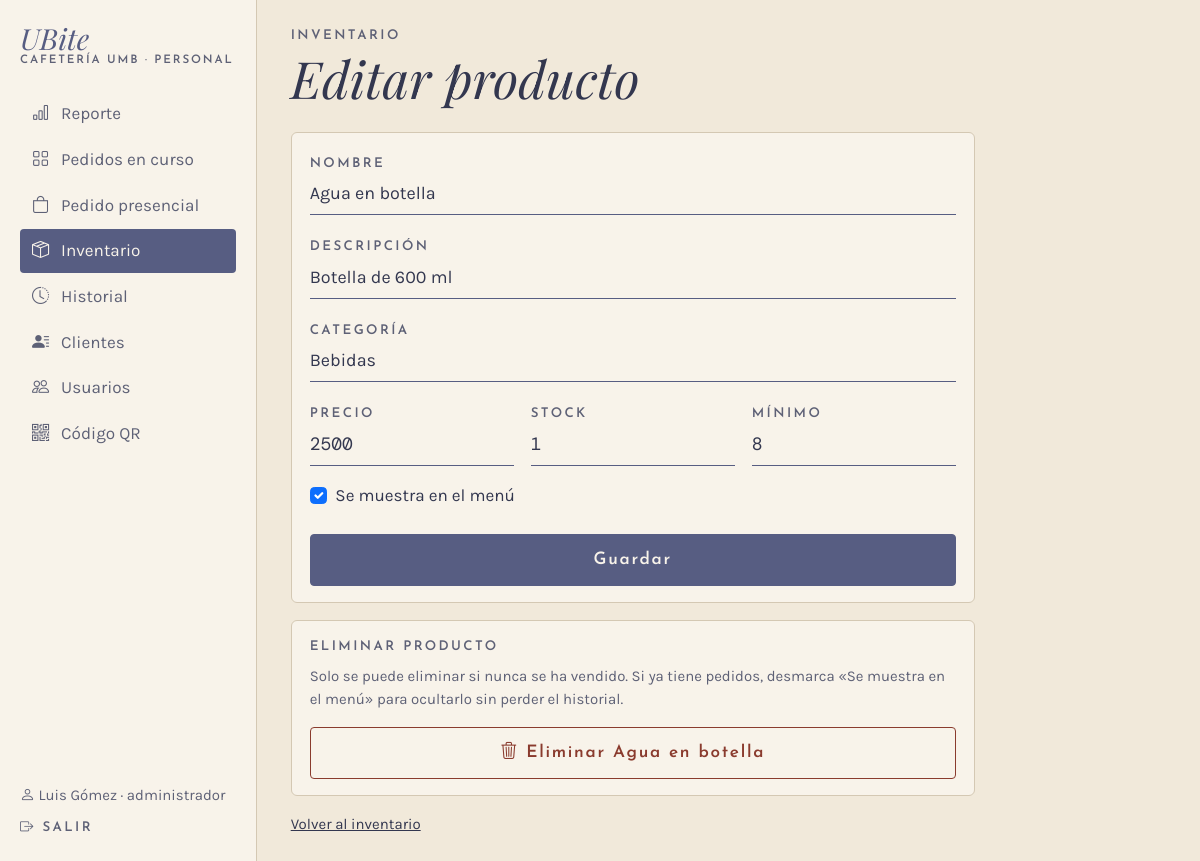
Page /inventario/producto/1 (signed in) on the earlier database version.
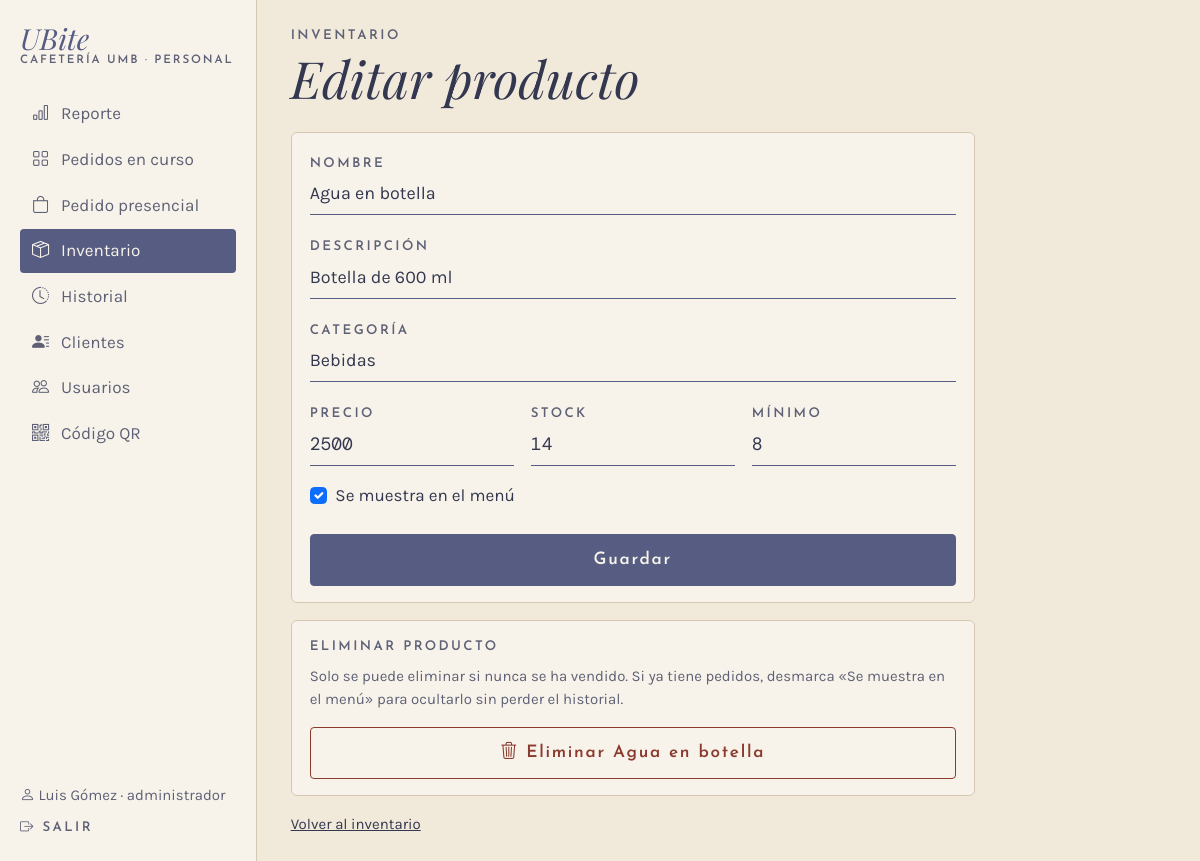
Same page on the later database version.
### app/models.py (models this page shows, shortened)
class Producto(db.Model):
    __tablename__ = "producto"
    __table_args__ = (
        db.CheckConstraint("precio > 0", name="ck_producto_precio"),
        db.CheckConstraint("stock_actual >= 0", name="ck_producto_stock"),
        db.CheckConstraint("stock_minimo >= 0", name="ck_producto_minimo"),
    )
    id_producto = db.Column(db.Integer, primary_key=True, autoincrement=True)
    nombre = db.Column(db.Text, nullable=False)
    descripcion = db.Column(db.Text)
    precio = db.Column(db.Float, nullable=False)
    stock_actual = db.Column(db.Integer, nullable=False, default=0)
    stock_minimo = db.Column(db.Integer, nullable=False, default=0)
    activo = db.Column(db.Boolean, nullable=False, default=True)
    id_categoria = db.Column(db.Integer, db.ForeignKey("categoria.id_categoria"), nullable=False)
    categoria = db.relationship("Categoria", back_populates="productos")

### app/routes/inventario.py (the view, shortened to what this page needs)
@bp.route("/producto/nuevo", methods=["GET", "POST"])
@bp.route("/producto/<int:id_producto>", methods=["GET", "POST"])
@rol_requerido("administrador")
def producto(id_producto=None):
    p = db.session.get(Producto, id_producto) if id_producto else None
    if id_producto and p is None:
        return redirect(url_for("inventario.lista"))
    datos = request.form if request.method == "POST" else None
    return render_template("inventario/producto.html", p=p, datos=datos,
                           categorias=Categoria.query.order_by(Categoria.nombre).all(),
                           es_admin=current_user.rol == "administrador")

### app/__init__.py (called while the page is built)
@login_manager.user_loader
def cargar_usuario(id_usuario):
    from .models import Usuario
    return db.session.get(Usuario, int(id_usuario))

### app/database.py (called while the page is built)
@event.listens_for(Engine, "begin")
def _iniciar(conexion):
    conexion.exec_driver_sql("BEGIN IMMEDIATE" if _escritura.get() else "BEGIN")

### app/models.py (called while the page is built)
    @property
    def is_active(self):
        return bool(self.activo)

### app/routes/__init__.py (called while the page is built)
def rol_requerido(*roles):
    def decorador(vista):
        @wraps(vista)
        @login_required
        def envoltura(*args, **kwargs):
            if current_user.rol not in roles:
                abort(403)
            return vista(*args, **kwargs)
        return envoltura
    return decorador

def datos_menu():
    if not current_user.is_authenticated:
        return {}
    from flask import request
    admin = current_user.rol == "administrador"
    seccion = request.endpoint
    if seccion in ("inventario.entrada", "inventario.producto"):
        seccion = "inventario.lista"
    return {"es_admin": admin, "seccion": seccion,
            "menu_personal": MENU_ADMIN if admin else MENU_CAJERO,
            "menu_inferior": INFERIOR_ADMIN if admin else INFERIOR_CAJERO}

### app/templates/inventario/producto.html (shortened to what this page needs)
{% extends "caja/_base.html" %}
{% set titulo_barra = "Editar producto" if p else "Nuevo producto" %}
{% set atras = url_for('inventario.lista') %}
{% set d = datos or {} %}
{% macro valor(campo, defecto="") %}{{ d.get(campo) if datos else (p[campo] if p and p[campo] is not none else defecto) }}{% endmacro %}
{% block panel %}
<div class="columna-movil mx-lg-0">
  <p class="etiqueta mb-1">Inventario</p>
  <h1 class="titulo display-5 mb-4 d-none d-lg-block">{{ titulo_barra }}</h1>
  <form method="post" class="tarjeta">
    <label class="etiqueta" for="nombre">Nombre</label>
    <input class="form-control linea-campo mb-3" id="nombre" name="nombre" maxlength="60" value="{{ valor('nombre') }}" required>
    <label class="etiqueta" for="descripcion">Descripción</label>
    <input class="form-control linea-campo mb-3" id="descripcion" name="descripcion" maxlength="80" value="{{ valor('descripcion') }}">
    <label class="etiqueta" for="categoria">Categoría</label>
    <input class="form-control linea-campo mb-3" id="categoria" name="categoria" list="categorias" maxlength="30" required
           value="{{ d.get('categoria') if datos else (p.categoria.nombre if p else '') }}">
    <div class="row g-3 mb-3">
      <div class="col-4">
        <label class="etiqueta" for="precio">Precio</label>
        <input class="form-control linea-campo mono" id="precio" name="precio" type="number" min="50" max="500000" step="50" value="{{ valor('precio')|replace('.0', '') }}" required>
      </div>
      <div class="col-4">
        <label class="etiqueta" for="stock_actual">Stock</label>
        <input class="form-control linea-campo mono" id="stock_actual" name="stock_actual" type="number" min="0" max="9999" value="{{ valor('stock_actual', 0) }}" required>
      </div>
      <div class="col-4">
        <label class="etiqueta" for="stock_minimo">Mínimo</label>
        <input class="form-control linea-campo mono" id="stock_minimo" name="stock_minimo" type="number" min="0" max="9999" value="{{ valor('stock_minimo', 0) }}" required>
      </div>
    </div>
    <div class="form-check mb-4">
      {% set activo = (d.get('activo') == 'si') if datos else (p.activo if p else true) %}
      <input class="form-check-input" type="checkbox" id="activo" name="activo" value="si" {{ 'checked' if activo }}>
      <label class="form-check-label" for="activo">Se muestra en el menú</label>
    </div>
    <button class="btn btn-ubite w-100" type="submit">Guardar</button>
  </form>
  {% if p %}
  <div class="tarjeta mt-3">
    <p class="etiqueta mb-2">Eliminar producto</p>
    <p class="small suave">Solo se puede eliminar si nunca se ha vendido. Si ya tiene pedidos, desmarca
      «Se muestra en el menú» para ocultarlo sin perder el historial.</p>
    <form method="post" action="{{ url_for('inventario.eliminar', id_producto=p.id_producto) }}"
          onsubmit="return confirm('¿Eliminar {{ p.nombre }} del inventario? Esta acción no se puede deshacer.')">
      <button class="btn btn-peligro w-100"><i class="bi bi-trash3"></i> Eliminar {{ p.nombre }}</button>
    </form>
  </div>
  {% endif %}
  <a class="small d-inline-block mt-3" href="{{ url_for('inventario.lista') }}">Volver al inventario</a>
</div>
{% endblock %}

Differences in the rows shown:
changed Producto "Agua en botella": stock_actual "1" → "14"
